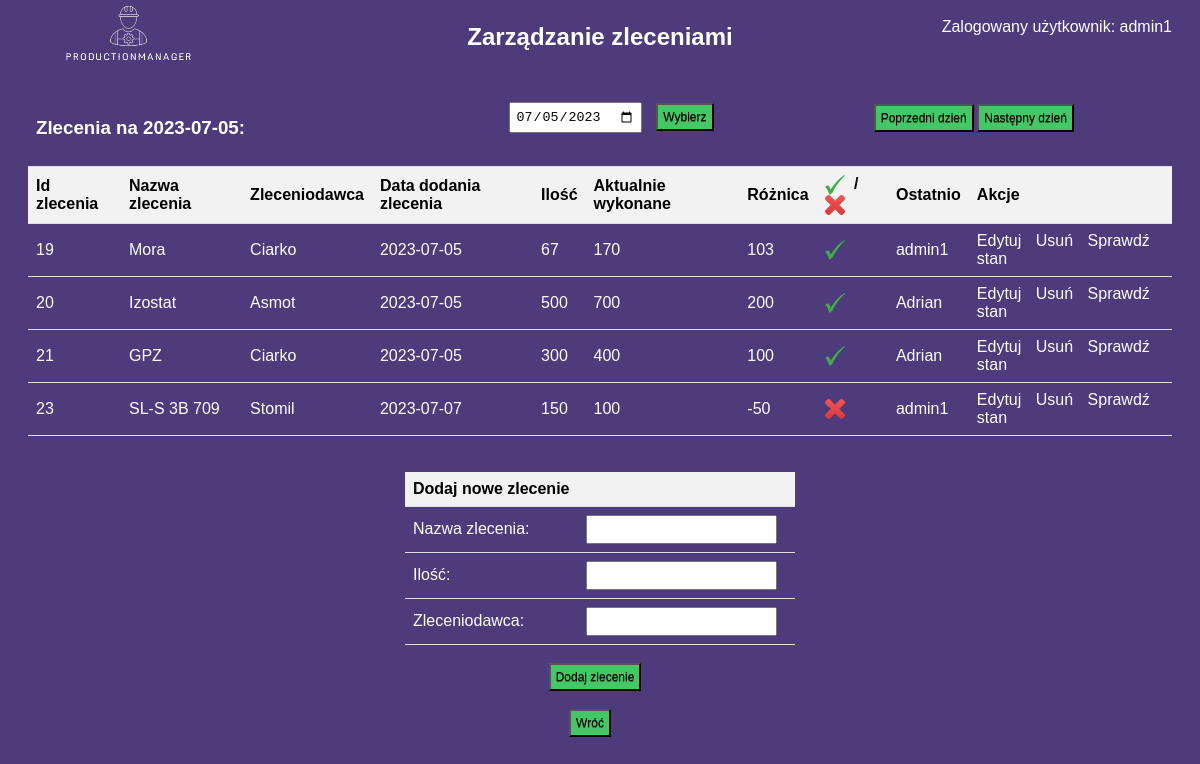
Screenshot of /zarzadzaj-zleceniami.php?date=2023-07-05 (signed in) with the database file from the repository.
### tables this page shows
CREATE TABLE `stan_zlecenia` (
  `Id` int(11) NOT NULL,
  `Id_zlecenia` int(11) NOT NULL,
  `ilosc` int(11) NOT NULL,
  `ostatnia_zmiana` text NOT NULL
);

CREATE TABLE `zlecenia` (
  `Id_zlecenia` int(11) NOT NULL,
  `nazwa_zlecenia` varchar(255) DEFAULT NULL,
  `ilosc` int(11) DEFAULT NULL,
  `zleceniodawca` varchar(255) DEFAULT NULL,
  `data_dodania_zlecenia` date DEFAULT NULL,
  `data_zrealizowania_zlecenia` date DEFAULT NULL
);

### zarzadzaj-zleceniami.php (the view, shortened to what this page needs)
<!DOCTYPE html>
<html>
<head>
    <link rel="stylesheet" type="text/css" href="css\zarzadzaj-zleceniami.css">
</head>
<body>
    <?php
    $host = "localhost";
    $dbname = "w64879_projekt";
    $username = "root";
    $password = "";
    try {
        $db = new PDO("mysql:host=$host;dbname=$dbname", $username, $password);
        $db->setAttribute(PDO::ATTR_ERRMODE, PDO::ERRMODE_EXCEPTION);
    } catch (PDOException $e) {
        die("Błąd połączenia z bazą danych: " . $e->getMessage());
    }
    function getZlecenia($date)
    {
        global $db;
        $stmt = $db->prepare("SELECT zlecenia.*, stan_zlecenia.ilosc AS wykonane, stan_zlecenia.ostatnia_zmiana FROM zlecenia LEFT JOIN stan_zlecenia ON zlecenia.Id_zlecenia = stan_zlecenia.Id_zlecenia WHERE zlecenia.data_zrealizowania_zlecenia = :date");
        $stmt->execute(array(':date' => $date));
        return $stmt->fetchAll(PDO::FETCH_ASSOC);
    }
    function formatDate($date)
    {
        return date("Y-m-d", strtotime($date));
    }
    if (isset($_GET['date'])) {
        $selectedDate = $_GET['date'];
    } else {
        $selectedDate = formatDate(date('Y-m-d'));
    }
    $zlecenia = getZlecenia($selectedDate);
    ?>
    <p style="text-align: right; zindex: 1; margin-top: -10px;">Zalogowany użytkownik: <?php echo $_SESSION['username']; ?></p>
    <img style="zindex: -9; margin-top: -85px;" class="logo" src="img/logo.png" width="200px">
    <center><h2 style="margin-top: -70px;">Zarządzanie zleceniami</h2></center>
    <br>
    <div class="kalendarz"><center>
	<table>
		<tr>
			<td>
				<h3>Zlecenia na <?php echo formatDate($selectedDate); ?>:</h3>
			</td>
			<td>
				<div class="fun1">
					<form action="<?php echo htmlspecialchars($_SERVER["PHP_SELF"]); ?>" method="GET">
						<input type="date" name="date" value="<?php echo $selectedDate; ?>" required>
						<input type="submit" value="Wybierz" class="bzaloguj">
					</form>
				</div>
			</td>
			<td>
				<div class="fun2">
					<form action="<?php echo htmlspecialchars($_SERVER["PHP_SELF"]); ?>" method="GET">
						<input type="submit" value="Poprzedni dzień" class="bzaloguj">
					</form>
				</div>
			</td>
			<td>
				<div class="fun3">
					<form action="<?php echo htmlspecialchars($_SERVER["PHP_SELF"]); ?>" method="GET">
						<input type="submit" value="Następny dzień" class="bzaloguj">
					</form>
				</div>
			</td>
		</tr>
	</table>
	</center>
</div>
<table>
	<tr>
		<th>Id zlecenia</th>
		<th>Nazwa zlecenia</th>
		<th>Zleceniodawca</th>
		<th>Data dodania zlecenia</th>
		<th>Ilość</th>
		<th>Aktualnie wykonane</th>
		<th>Różnica</th>
		<th><img src="img/v.png" width="20" height="20"> / <img src="img/x.jpg" width="20" height="20"></th>
		<th>Ostatnio</th>
		<th>Akcje</th>
	</tr>
	<?php foreach ($zlecenia as $zlecenie) { ?>
		<tr>
			<td><?php echo $zlecenie['Id_zlecenia']; ?></td>
			<td><?php echo $zlecenie['nazwa_zlecenia']; ?></td>
			<td><?php echo $zlecenie['zleceniodawca']; ?></td>
			<td><?php echo $zlecenie['data_dodania_zlecenia']; ?></td>
			<td><?php echo $zlecenie['ilosc']; ?></td>
			<td><?php echo $zlecenie['wykonane'] ?? '0'; ?></td>
			<td><?php echo $zlecenie['wykonane'] - ($zlecenie['ilosc'] ?? 0); ?></td>
			<td><?php echo ($zlecenie['ilosc'] <= ($zlecenie['wykonane'] ?? 0)) ? '<img src="img/v.png" width="20" height="20">' : '<img src="img/x.jpg" width="20" height="20">'; ?></td>
			<td><?php echo $zlecenie['ostatnia_zmiana']; ?></td>
			<td>
				<a href="edytuj_zlecenie.php?id=<?php echo $zlecenie['Id_zlecenia']; ?>">Edytuj</a>
				<a href="usun_zlecenie.php?id=<?php echo $zlecenie['Id_zlecenia']; ?>">Usuń</a>
				<a href="stan_zlecenia.php?id=<?php echo $zlecenie['Id_zlecenia']; ?>">Sprawdź stan</a>
			</td>
		</tr>
	<?php } ?>
</table>
<br><br>
<center>
	<table style="width: 390px;">
		<form action="dodaj_zlecenie.php" method="POST">
			<tr>
				<th>Dodaj nowe zlecenie</th>
				<th></th>
			</tr>
			<tr>
				<td> <label for="nazwa">Nazwa zlecenia:</label></td>
				<td><input type="text" name="nazwa" required></td>
			</tr>
			<tr>
				<td><label for="ilosc">Ilość:</label></td>
				<td><input type="text" name="ilosc" required></td>
			</tr>
			<tr>
				<td><label for="zleceniodawca">Zleceniodawca:</label></td>
				<td><input type="text" name="zleceniodawca" required></td>
			</tr>
	</table><br>
	<input type="submit" value="Dodaj zlecenie" class="bzaloguj"><br><br>
	<a href="index.php"><input type="submit" value="Wróć" class="bzaloguj"></a>
</center>
<br><br>

### CSS/zarzadzaj-zleceniami.css (style rules this page uses)
body { background-color: #4E3B7C; font-family: Tahoma, sans-serif; color: #fff; padding: 20px; }
.fun2 { margin-left: -120px; }
.fun3 { margin-left: -50px; }
.bzaloguj { background-color:#44c767; display:inline-block; cursor:pointer; color:#000; font-family:Arial; font-size:12px; padding:4px 15px; text-decoration:none; text-shadow:0px 1px 0px #2f6627; }
h2 { color: #fff; }
p { color: #fff; }
form { margin-bottom: 20px; }
input[type="date"], input[type="text"], input[type="submit"] { padding: 5px; margin-right: 10px; }
table { width: 100%; border-collapse: collapse; }
th, td { padding: 8px; text-align: left; border-bottom: 1px solid #ddd; }
th { background-color: #f2f2f2; color: #000; }
a { color: #fff; text-decoration: none; margin-right: 10px; }
img { vertical-align: middle; margin-right: 5px; }
h3 { margin-top: 20px; }

### zarzadzaj-zleceniami.php (style rules this page uses)
table { width: 100%; border-collapse: collapse; }
th, td { padding: 8px; text-align: left; border-bottom: 1px solid #ddd; }
th { background-color: #f2f2f2; }

### rows the page displays
stan_zlecenia: Id_zlecenia.Id_zlecenia "19", Id_zlecenia.nazwa_zlecenia "Mora", Id_zlecenia.zleceniodawca "Ciarko", Id_zlecenia.data_dodania_zlecenia "2023-07-05", Id_zlecenia.ilosc "67", ilosc "170", $zlecenie['wykonane']-($zlecenie['ilosc']??0) "103", ostatnia_zmiana "admin1"
stan_zlecenia: Id_zlecenia.Id_zlecenia "20", Id_zlecenia.nazwa_zlecenia "Izostat", Id_zlecenia.zleceniodawca "Asmot", Id_zlecenia.data_dodania_zlecenia "2023-07-05", Id_zlecenia.ilosc "500", ilosc "700", $zlecenie['wykonane']-($zlecenie['ilosc']??0) "200", ostatnia_zmiana "Adrian"
stan_zlecenia: Id_zlecenia.Id_zlecenia "21", Id_zlecenia.nazwa_zlecenia "GPZ", Id_zlecenia.zleceniodawca "Ciarko", Id_zlecenia.data_dodania_zlecenia "2023-07-05", Id_zlecenia.ilosc "300", ilosc "400", $zlecenie['wykonane']-($zlecenie['ilosc']??0) "100", ostatnia_zmiana "Adrian"
stan_zlecenia: Id_zlecenia.Id_zlecenia "23", Id_zlecenia.nazwa_zlecenia "SL-S 3B 709", Id_zlecenia.zleceniodawca "Stomil", Id_zlecenia.data_dodania_zlecenia "2023-07-07", Id_zlecenia.ilosc "150", ilosc "100", $zlecenie['wykonane']-($zlecenie['ilosc']??0) "-50", ostatnia_zmiana "admin1"

### other values shown
$_SESSION['username'] "admin1"
formatDate($selectedDate) "2023-07-05"
